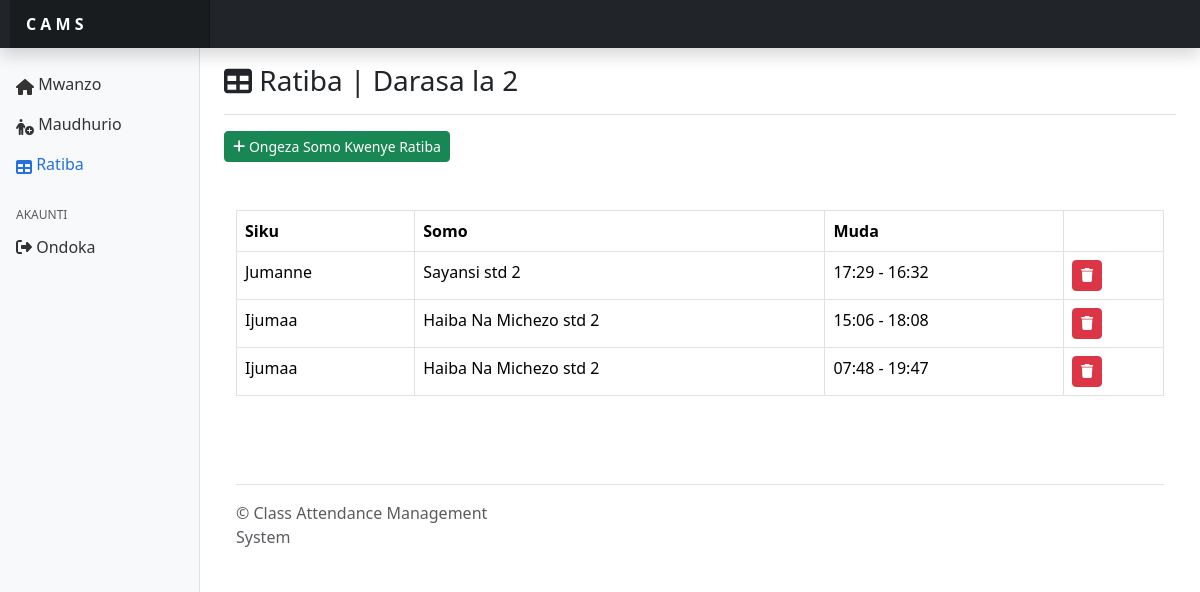
/classteacher/?timetable (signed in), run on the app's committed database.
### tables this page shows
CREATE TABLE `classes` (
  `class_id` int(11) NOT NULL,
  `name` text NOT NULL
);

CREATE TABLE `timetable` (
  `timetable_id` int(11) NOT NULL,
  `day` text NOT NULL,
  `subject_id` int(11) NOT NULL,
  `start_time` varchar(255) NOT NULL,
  `end_time` varchar(255) NOT NULL,
  `classteacher_id` int(11) NOT NULL,
  `class_id` int(11) NOT NULL
);

CREATE TABLE `subjects` (
  `subject_id` int(11) NOT NULL,
  `subject_name` text NOT NULL,
  `class_id` int(11) NOT NULL
);

### classteacher/timetable.php (the view, shortened to what this page needs)
<main class="col-md-9 ms-sm-auto col-lg-10 px-md-4">
    <div class="d-flex justify-content-between flex-wrap flex-md-nowrap align-items-center pt-3 pb-2 mb-3 border-bottom">
        <h5 class="h3"><i class="fa-solid fa-table"></i> Ratiba | <?= $class_name; ?>    </h5>
    </div>
<button type="button" class="btn btn-success btn-sm" data-bs-toggle="modal" data-bs-target="#myModal">
 <i class=" fa-solid fa-plus"></i>  Ongeza Somo Kwenye Ratiba
</button>
    <div class="container table-responsive py-5">
        <table class="table table-bordered table-hover">
            <thead class="thead-dark">
                <tr>
                    <th scope="col">Siku</th>
                    <th scope="col">Somo</th>
                    <th scope="col">Muda</th>
                    <th scope="col"></th>
                </tr>
            </thead>
            <tbody>
                <?php
                    $get_timetable = "SELECT * FROM timetable WHERE classteacher_id ='$classteacher_id'";
                    $run_timetable = mysqli_query($con,$get_timetable);
                 while( $row_timetable = mysqli_fetch_array($run_timetable)){
                    $day = $row_timetable['day'];
                    $subject_id  = $row_timetable['subject_id'];
                    $start_time = $row_timetable['start_time'];
                    $end_time = $row_timetable['end_time'];
                    $timetable_id = $row_timetable['timetable_id'];
                    $get_subject = "SELECT subject_name FROM subjects WHERE subject_id='$subject_id'";
                    $run_subject = mysqli_query($con,$get_subject);
                    $row_subject = mysqli_fetch_array($run_subject);
                    $subject = $row_subject['subject_name'];
                ?>
                <tr>
                    <td scope="row"><?= $day; ?></td>
                    <td scope="row"><?= $subject ?></td>
                    <td scope="row"><?= $start_time ?> - <?= $end_time ?></td>
                    <td scope="row"> <a href="../includes/delete.php?timetable=<?= $timetable_id ?>"> <button class="btn btn-danger btn-sm"> <i class="fa-solid fa-trash"></i></button></a> </td>
                </tr>
                <?php
                }
                ?>
            </tbody>
        </table>
    </div>

### data on the page
classes: name "Darasa la 2"
timetable: day "Jumanne", subject.subject_name "Sayansi std 2", start_time "17:29", end_time "16:32"
timetable: day "Ijumaa", subject.subject_name "Haiba Na Michezo std 2", start_time "15:06", end_time "18:08"
timetable: day "Ijumaa", subject.subject_name "Haiba Na Michezo std 2", start_time "07:48", end_time "19:47"
